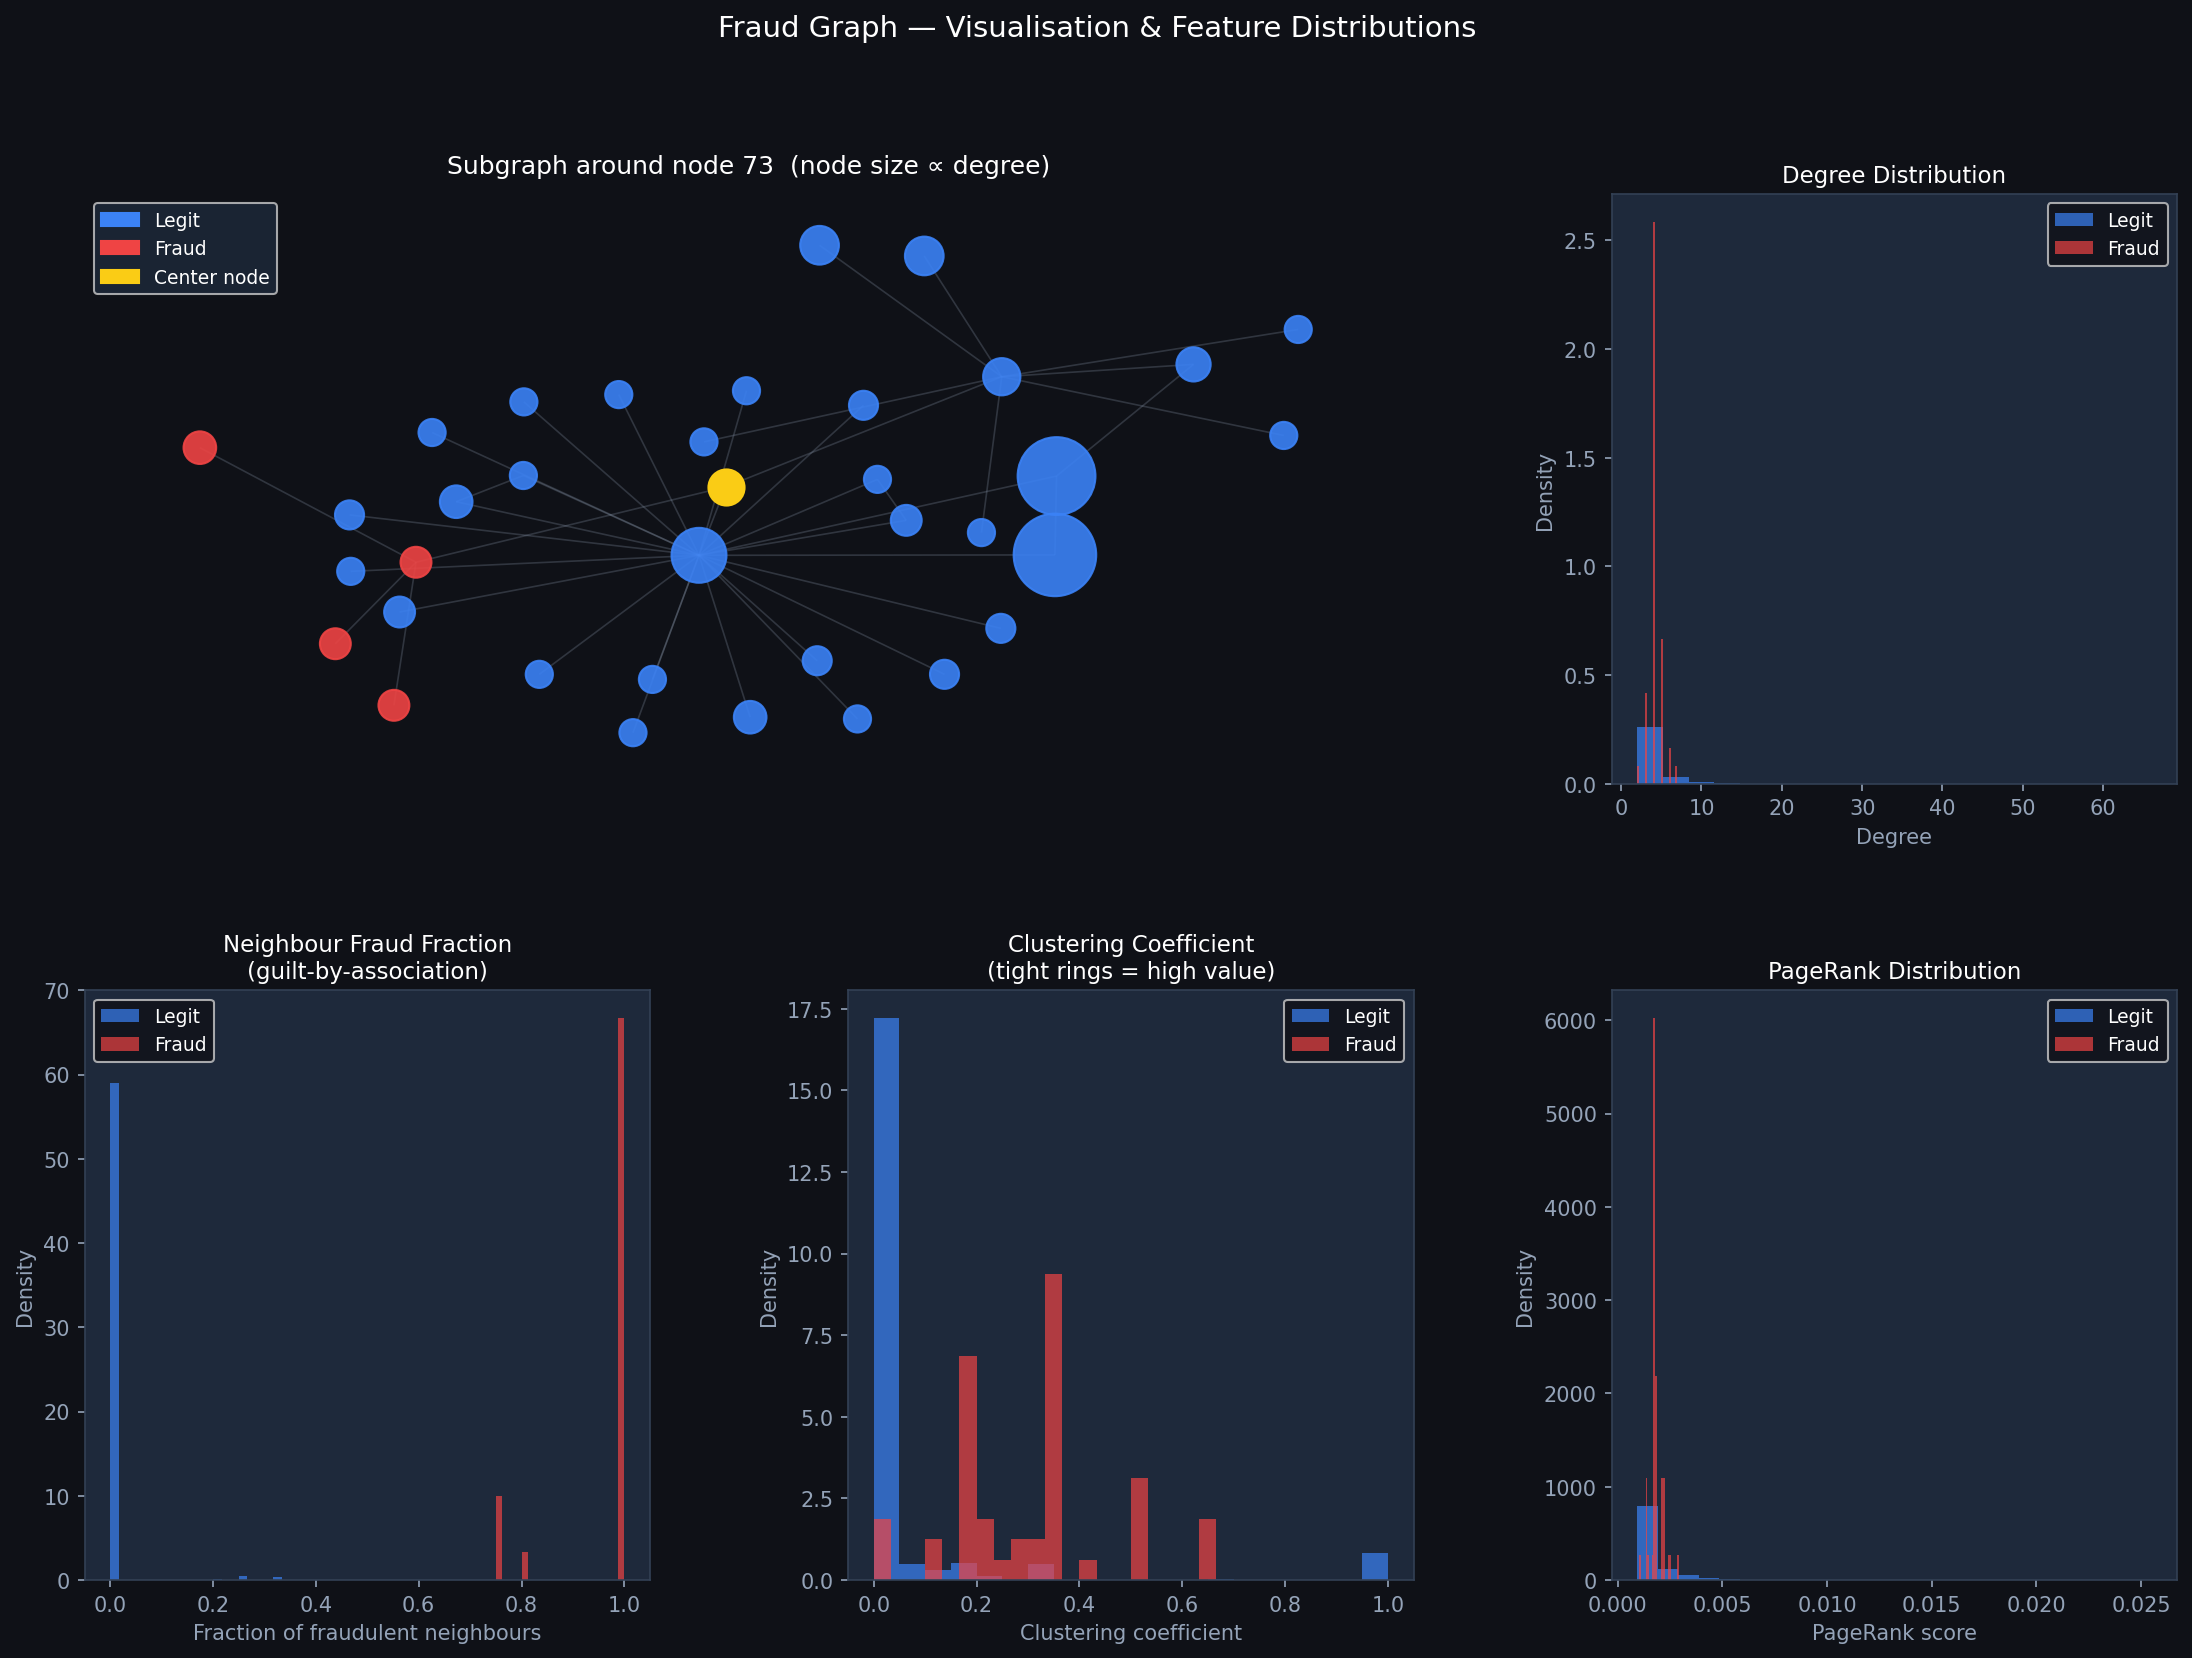

Reproduce this figure in Python.
"""
Fraud Graph: Visualization + Feature Extraction
================================================
Generates a synthetic fraud graph, visualizes a subset,
and computes node-level features ready for logistic regression.

Swap out the graph-building section with your real data
(Elliptic, FraudAmazon, etc.) and the rest works unchanged.

The visualisation (5 panels)
----------------------------
Top-left — subgraph around a "bridge" node connecting the legit network to a fraud ring. Node size = degree, red = fraud, blue = legit. You can see fraud nodes clustering tightly together.
Top-right — degree distribution: fraud nodes tend to have more uniform, moderate degrees (ring topology), legit nodes have a heavy-tailed scale-free distribution.
Bottom row — feature distributions split by class, showing how each feature separates fraud from legit.


What the coefficients tell you
------------------------------
The most predictive features (from the logistic regression run):
Feature                    Effect     Why   
neighbor_fraud_frac        +2.28      Strongest signal — guilt by association
neighbor_clustering        +0.72      Fraud rings have densely connected neighbours
clustering_coef            +0.15      Fraud nodes sit in tight triangles
closeness                  -0.80      Fraud rings are peripheral, far from network core

To swap in real data
--------------------
Just replace the graph-building block at the top with your own G = nx.Graph(...) loaded from Elliptic edges or DGL, set the "fraud" node attribute, and the feature extraction + plotting runs unchanged.
"""

import numpy as np
import pandas as pd
import networkx as nx
import matplotlib.pyplot as plt
import matplotlib.patches as mpatches
from matplotlib.gridspec import GridSpec
from sklearn.preprocessing import StandardScaler
from sklearn.linear_model import LogisticRegression
from sklearn.metrics import classification_report
import warnings
warnings.filterwarnings("ignore")

np.random.seed(42)

# ── 1. BUILD SYNTHETIC FRAUD GRAPH ───────────────────────────────────────────
# Structure:
#   • ~500 legit nodes — loosely connected (Barabasi-Albert)
#   • ~50  fraud nodes — tightly clustered rings (Watts-Strogatz style)
#   • A few edges connecting fraud ring to legit network (bridge nodes)

N_LEGIT = 500
N_FRAUD = 50

# Legit subgraph (scale-free — realistic for transaction networks)
G_legit = nx.barabasi_albert_graph(N_LEGIT, m=2, seed=42)

# Fraud rings: 3 small tightly-knit communities
fraud_rings = []
for i in range(3):
    ring = nx.watts_strogatz_graph(16, k=4, p=0.3, seed=i)
    fraud_rings.append(ring)

# Combine into one graph
G = nx.Graph()
G.add_nodes_from(G_legit.nodes(data=True))
G.add_edges_from(G_legit.edges())

fraud_node_ids = []
offset = N_LEGIT
for ring in fraud_rings:
    mapping = {n: n + offset for n in ring.nodes()}
    G.add_nodes_from(mapping.values())
    G.add_edges_from((mapping[u], mapping[v]) for u, v in ring.edges())
    fraud_node_ids.extend(mapping.values())
    offset += ring.number_of_nodes()

# Bridge edges: fraud rings connect to a few legit nodes
bridge_legit = np.random.choice(N_LEGIT, size=8, replace=False)
bridge_fraud  = np.random.choice(fraud_node_ids, size=8, replace=False)
for l, f in zip(bridge_legit, bridge_fraud):
    G.add_edge(l, f)

# Assign labels
labels = {n: 0 for n in G.nodes()}
for n in fraud_node_ids:
    labels[n] = 1
nx.set_node_attributes(G, labels, "fraud")

print(f"Graph: {G.number_of_nodes()} nodes, {G.number_of_edges()} edges")
print(f"Fraud nodes: {sum(labels.values())} ({100*sum(labels.values())/G.number_of_nodes():.1f}%)")


# ── 2. FEATURE EXTRACTION ────────────────────────────────────────────────────

def extract_features(G):
    """Compute interpretable node-level features from graph structure."""
    nodes = list(G.nodes())

    # — Structural —
    degree          = dict(G.degree())
    clustering      = nx.clustering(G)
    pagerank        = nx.pagerank(G, alpha=0.85)
    # Betweenness is expensive; sample for large graphs
    betweenness     = nx.betweenness_centrality(G, k=min(100, len(nodes)))
    closeness       = nx.closeness_centrality(G)

    # — Neighborhood / guilt-by-association —
    fraud_label     = nx.get_node_attributes(G, "fraud")

    neighbor_fraud_frac  = {}
    neighbor_degree_mean = {}
    neighbor_degree_max  = {}
    neighbor_clustering  = {}

    for n in nodes:
        nbrs = list(G.neighbors(n))
        if nbrs:
            neighbor_fraud_frac[n]  = np.mean([fraud_label.get(nb, 0) for nb in nbrs])
            nbr_degrees             = [degree[nb] for nb in nbrs]
            neighbor_degree_mean[n] = np.mean(nbr_degrees)
            neighbor_degree_max[n]  = np.max(nbr_degrees)
            neighbor_clustering[n]  = np.mean([clustering[nb] for nb in nbrs])
        else:
            neighbor_fraud_frac[n]  = 0.0
            neighbor_degree_mean[n] = 0.0
            neighbor_degree_max[n]  = 0.0
            neighbor_clustering[n]  = 0.0

    # — Ego-graph features —
    triangle_count = {n: sum(nx.triangles(G, n) for n in [n]) for n in nodes}
    # (nx.triangles returns per-node count directly)
    triangles = nx.triangles(G)

    rows = []
    for n in nodes:
        rows.append({
            "node":                  n,
            "degree":                degree[n],
            "clustering_coef":       clustering[n],
            "pagerank":              pagerank[n],
            "betweenness":           betweenness[n],
            "closeness":             closeness[n],
            "triangles":             triangles[n],
            "neighbor_fraud_frac":   neighbor_fraud_frac[n],
            "neighbor_degree_mean":  neighbor_degree_mean[n],
            "neighbor_degree_max":   neighbor_degree_max[n],
            "neighbor_clustering":   neighbor_clustering[n],
            "label":                 fraud_label.get(n, 0),
        })

    return pd.DataFrame(rows).set_index("node")

print("\nExtracting features (this takes ~20s for betweenness)...")
df = extract_features(G)
print(df.head())
print(f"\nFeature matrix shape: {df.shape}")


# ── 3. VISUALISATION ─────────────────────────────────────────────────────────

def plot_subgraph(G, df, center_node=None, radius=2, max_nodes=120):
    """
    Extract a neighbourhood subgraph and plot it with fraud labels coloured.
    If center_node is None, picks a bridge node (connected to both classes).
    """
    # Pick a bridge node as center for an interesting view
    if center_node is None:
        for n in G.nodes():
            nbrs = list(G.neighbors(n))
            if len(nbrs) >= 3:
                fraud_nbrs = sum(df.loc[nb, "label"] for nb in nbrs if nb in df.index)
                if fraud_nbrs >= 1 and (len(nbrs) - fraud_nbrs) >= 1:
                    center_node = n
                    break

    # BFS to radius
    sub_nodes = set()
    frontier  = {center_node}
    for _ in range(radius):
        next_frontier = set()
        for n in frontier:
            next_frontier.update(G.neighbors(n))
        sub_nodes.update(frontier)
        frontier = next_frontier - sub_nodes
        if len(sub_nodes) > max_nodes:
            break
    sub_nodes.update(list(frontier)[:max(0, max_nodes - len(sub_nodes))])
    sub_nodes = list(sub_nodes)[:max_nodes]

    H = G.subgraph(sub_nodes)
    return H, center_node


fig = plt.figure(figsize=(18, 12))
fig.patch.set_facecolor("#0f1117")
gs = GridSpec(2, 3, figure=fig, hspace=0.35, wspace=0.35)

# ── Panel 1: Subgraph around a bridge node ──
ax1 = fig.add_subplot(gs[0, :2])
ax1.set_facecolor("#0f1117")

H, center = plot_subgraph(G, df)
pos = nx.spring_layout(H, seed=42, k=0.6)

node_colors = ["#ef4444" if df.loc[n, "label"] == 1 else "#3b82f6"
               for n in H.nodes()]
node_sizes  = [120 + df.loc[n, "degree"] * 25 for n in H.nodes()]
edge_alpha  = [0.6 if (df.loc[u, "label"] == 1 or df.loc[v, "label"] == 1) else 0.2
               for u, v in H.edges()]

nx.draw_networkx_edges(H, pos, ax=ax1, alpha=0.25, edge_color="#94a3b8", width=0.8)
nx.draw_networkx_nodes(H, pos, ax=ax1,
                       node_color=node_colors,
                       node_size=node_sizes,
                       alpha=0.9)
# Highlight center
nx.draw_networkx_nodes(H, pos, nodelist=[center], ax=ax1,
                       node_color="#facc15", node_size=300, alpha=1.0)

fraud_patch  = mpatches.Patch(color="#ef4444", label="Fraud")
legit_patch  = mpatches.Patch(color="#3b82f6", label="Legit")
center_patch = mpatches.Patch(color="#facc15", label="Center node")
ax1.legend(handles=[legit_patch, fraud_patch, center_patch],
           facecolor="#1e293b", labelcolor="white", fontsize=9, loc="upper left")
ax1.set_title(f"Subgraph around node {center}  (node size ∝ degree)",
              color="white", fontsize=12, pad=10)
ax1.axis("off")

# ── Panel 2: Degree distribution ──
ax2 = fig.add_subplot(gs[0, 2])
ax2.set_facecolor("#1e293b")

for label, color, name in [(0, "#3b82f6", "Legit"), (1, "#ef4444", "Fraud")]:
    subset = df[df["label"] == label]["degree"]
    ax2.hist(subset, bins=20, alpha=0.7, color=color, label=name, density=True)

ax2.set_title("Degree Distribution", color="white", fontsize=11)
ax2.set_xlabel("Degree", color="#94a3b8")
ax2.set_ylabel("Density", color="#94a3b8")
ax2.tick_params(colors="#94a3b8")
ax2.legend(facecolor="#0f1117", labelcolor="white", fontsize=9)
for spine in ax2.spines.values():
    spine.set_edgecolor("#334155")

# ── Panel 3: Neighbour fraud fraction ──
ax3 = fig.add_subplot(gs[1, 0])
ax3.set_facecolor("#1e293b")

for label, color, name in [(0, "#3b82f6", "Legit"), (1, "#ef4444", "Fraud")]:
    subset = df[df["label"] == label]["neighbor_fraud_frac"]
    ax3.hist(subset, bins=20, alpha=0.7, color=color, label=name, density=True)

ax3.set_title("Neighbour Fraud Fraction\n(guilt-by-association)", color="white", fontsize=11)
ax3.set_xlabel("Fraction of fraudulent neighbours", color="#94a3b8")
ax3.set_ylabel("Density", color="#94a3b8")
ax3.tick_params(colors="#94a3b8")
ax3.legend(facecolor="#0f1117", labelcolor="white", fontsize=9)
for spine in ax3.spines.values():
    spine.set_edgecolor("#334155")

# ── Panel 4: Clustering coefficient ──
ax4 = fig.add_subplot(gs[1, 1])
ax4.set_facecolor("#1e293b")

for label, color, name in [(0, "#3b82f6", "Legit"), (1, "#ef4444", "Fraud")]:
    subset = df[df["label"] == label]["clustering_coef"]
    ax4.hist(subset, bins=20, alpha=0.7, color=color, label=name, density=True)

ax4.set_title("Clustering Coefficient\n(tight rings = high value)", color="white", fontsize=11)
ax4.set_xlabel("Clustering coefficient", color="#94a3b8")
ax4.set_ylabel("Density", color="#94a3b8")
ax4.tick_params(colors="#94a3b8")
ax4.legend(facecolor="#0f1117", labelcolor="white", fontsize=9)
for spine in ax4.spines.values():
    spine.set_edgecolor("#334155")

# ── Panel 5: PageRank ──
ax5 = fig.add_subplot(gs[1, 2])
ax5.set_facecolor("#1e293b")

for label, color, name in [(0, "#3b82f6", "Legit"), (1, "#ef4444", "Fraud")]:
    subset = df[df["label"] == label]["pagerank"]
    ax5.hist(subset, bins=25, alpha=0.7, color=color, label=name, density=True)

ax5.set_title("PageRank Distribution", color="white", fontsize=11)
ax5.set_xlabel("PageRank score", color="#94a3b8")
ax5.set_ylabel("Density", color="#94a3b8")
ax5.tick_params(colors="#94a3b8")
ax5.legend(facecolor="#0f1117", labelcolor="white", fontsize=9)
for spine in ax5.spines.values():
    spine.set_edgecolor("#334155")

fig.suptitle("Fraud Graph — Visualisation & Feature Distributions",
             color="white", fontsize=14, y=0.98)

plt.savefig("./fraud_graph.png",
            dpi=150, bbox_inches="tight", facecolor=fig.get_facecolor())
print("\nPlot saved.")


# ── 4. QUICK LOGISTIC REGRESSION ─────────────────────────────────────────────

feature_cols = [c for c in df.columns if c != "label"]
X = df[feature_cols].values
y = df["label"].values

scaler = StandardScaler()
X_scaled = scaler.fit_transform(X)

clf = LogisticRegression(class_weight="balanced", C=0.5, max_iter=1000)
clf.fit(X_scaled, y)

coef_df = pd.DataFrame({
    "feature":     feature_cols,
    "coefficient": clf.coef_[0],
}).sort_values("coefficient", ascending=False)

print("\n── Logistic Regression Coefficients ──")
print(coef_df.to_string(index=False))
print("\n── Classification Report (train set) ──")
print(classification_report(y, clf.predict(X_scaled), target_names=["Legit", "Fraud"]))
